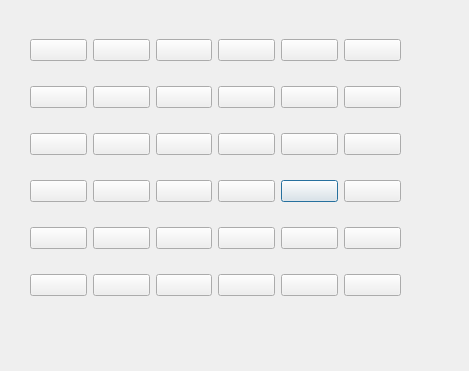
<?xml version="1.0" encoding="UTF-8"?>
<ui version="4.0">
 <class>Dialog</class>
 <widget class="QDialog" name="Dialog">
  <property name="geometry">
   <rect>
    <x>0</x>
    <y>0</y>
    <width>469</width>
    <height>371</height>
   </rect>
  </property>
  <property name="windowTitle">
   <string>选择表情</string>
  </property>
  <widget class="QWidget" name="gridLayoutWidget">
   <property name="geometry">
    <rect>
     <x>30</x>
     <y>20</y>
     <width>371</width>
     <height>301</height>
    </rect>
   </property>
   <layout class="QGridLayout" name="gridLayout_2">
    <item row="4" column="4">
     <widget class="QPushButton" name="pushButton_23">
      <property name="text">
       <string/>
      </property>
      <property name="icon">
       <iconset>
        <normaloff>expression/23.png</normaloff>expression/23.png</iconset>
      </property>
     </widget>
    </item>
    <item row="4" column="3">
     <widget class="QPushButton" name="pushButton_22">
      <property name="text">
       <string/>
      </property>
      <property name="icon">
       <iconset>
        <normaloff>expression/22.png</normaloff>expression/22.png</iconset>
      </property>
     </widget>
    </item>
    <item row="4" column="2">
     <widget class="QPushButton" name="pushButton_21">
      <property name="text">
       <string/>
      </property>
      <property name="icon">
       <iconset>
        <normaloff>expression/21.png</normaloff>expression/21.png</iconset>
      </property>
     </widget>
    </item>
    <item row="6" column="0">
     <widget class="QPushButton" name="pushButton_31">
      <property name="text">
       <string/>
      </property>
      <property name="icon">
       <iconset>
        <normaloff>expression/31.png</normaloff>expression/31.png</iconset>
      </property>
     </widget>
    </item>
    <item row="5" column="0">
     <widget class="QPushButton" name="pushButton_25">
      <property name="text">
       <string/>
      </property>
      <property name="icon">
       <iconset>
        <normaloff>expression/25.png</normaloff>expression/25.png</iconset>
      </property>
     </widget>
    </item>
    <item row="3" column="0">
     <widget class="QPushButton" name="pushButton_13">
      <property name="text">
       <string/>
      </property>
      <property name="icon">
       <iconset>
        <normaloff>expression/13.png</normaloff>expression/13.png</iconset>
      </property>
     </widget>
    </item>
    <item row="5" column="1">
     <widget class="QPushButton" name="pushButton_26">
      <property name="text">
       <string/>
      </property>
      <property name="icon">
       <iconset>
        <normaloff>expression/26.png</normaloff>expression/26.png</iconset>
      </property>
     </widget>
    </item>
    <item row="5" column="3">
     <widget class="QPushButton" name="pushButton_28">
      <property name="text">
       <string/>
      </property>
      <property name="icon">
       <iconset>
        <normaloff>expression/28.png</normaloff>expression/28.png</iconset>
      </property>
     </widget>
    </item>
    <item row="2" column="5">
     <widget class="QPushButton" name="pushButton_12">
      <property name="text">
       <string/>
      </property>
      <property name="icon">
       <iconset>
        <normaloff>expression/12.png</normaloff>expression/12.png</iconset>
      </property>
     </widget>
    </item>
    <item row="2" column="2">
     <widget class="QPushButton" name="pushButton_09">
      <property name="text">
       <string/>
      </property>
      <property name="icon">
       <iconset>
        <normaloff>expression/09.png</normaloff>expression/09.png</iconset>
      </property>
     </widget>
    </item>
    <item row="5" column="2">
     <widget class="QPushButton" name="pushButton_27">
      <property name="text">
       <string/>
      </property>
      <property name="icon">
       <iconset>
        <normaloff>expression/27.png</normaloff>expression/27.png</iconset>
      </property>
     </widget>
    </item>
    <item row="2" column="1">
     <widget class="QPushButton" name="pushButton_08">
      <property name="text">
       <string/>
      </property>
      <property name="icon">
       <iconset>
        <normaloff>expression/08.png</normaloff>expression/08.png</iconset>
      </property>
     </widget>
    </item>
    <item row="3" column="1">
     <widget class="QPushButton" name="pushButton_14">
      <property name="text">
       <string/>
      </property>
      <property name="icon">
       <iconset>
        <normaloff>expression/14.png</normaloff>expression/14.png</iconset>
      </property>
     </widget>
    </item>
    <item row="3" column="5">
     <widget class="QPushButton" name="pushButton_18">
      <property name="text">
       <string/>
      </property>
      <property name="icon">
       <iconset>
        <normaloff>expression/18.png</normaloff>expression/18.png</iconset>
      </property>
     </widget>
    </item>
    <item row="3" column="4">
     <widget class="QPushButton" name="pushButton_17">
      <property name="text">
       <string/>
      </property>
      <property name="icon">
       <iconset>
        <normaloff>expression/17.png</normaloff>expression/17.png</iconset>
      </property>
     </widget>
    </item>
    <item row="2" column="3">
     <widget class="QPushButton" name="pushButton_10">
      <property name="text">
       <string/>
      </property>
      <property name="icon">
       <iconset>
        <normaloff>expression/10.png</normaloff>expression/10.png</iconset>
      </property>
     </widget>
    </item>
    <item row="4" column="1">
     <widget class="QPushButton" name="pushButton_20">
      <property name="text">
       <string/>
      </property>
      <property name="icon">
       <iconset>
        <normaloff>expression/20.png</normaloff>expression/20.png</iconset>
      </property>
     </widget>
    </item>
    <item row="4" column="0">
     <widget class="QPushButton" name="pushButton_19">
      <property name="text">
       <string/>
      </property>
      <property name="icon">
       <iconset>
        <normaloff>expression/19.png</normaloff>expression/19.png</iconset>
      </property>
     </widget>
    </item>
    <item row="1" column="1">
     <widget class="QPushButton" name="pushButton_02">
      <property name="text">
       <string/>
      </property>
      <property name="icon">
       <iconset>
        <normaloff>expression/02.png</normaloff>expression/02.png</iconset>
      </property>
     </widget>
    </item>
    <item row="1" column="2">
     <widget class="QPushButton" name="pushButton_03">
      <property name="text">
       <string/>
      </property>
      <property name="icon">
       <iconset>
        <normaloff>expression/03.png</normaloff>expression/03.png</iconset>
      </property>
     </widget>
    </item>
    <item row="2" column="0">
     <widget class="QPushButton" name="pushButton_07">
      <property name="text">
       <string/>
      </property>
      <property name="icon">
       <iconset>
        <normaloff>expression/07.png</normaloff>expression/07.png</iconset>
      </property>
     </widget>
    </item>
    <item row="1" column="5">
     <widget class="QPushButton" name="pushButton_06">
      <property name="text">
       <string/>
      </property>
      <property name="icon">
       <iconset>
        <normaloff>expression/06.png</normaloff>expression/06.png</iconset>
      </property>
     </widget>
    </item>
    <item row="1" column="3">
     <widget class="QPushButton" name="pushButton_04">
      <property name="text">
       <string/>
      </property>
      <property name="icon">
       <iconset>
        <normaloff>expression/04.png</normaloff>expression/04.png</iconset>
      </property>
     </widget>
    </item>
    <item row="1" column="4">
     <widget class="QPushButton" name="pushButton_05">
      <property name="text">
       <string/>
      </property>
      <property name="icon">
       <iconset>
        <normaloff>expression/05.png</normaloff>expression/05.png</iconset>
      </property>
     </widget>
    </item>
    <item row="4" column="5">
     <widget class="QPushButton" name="pushButton_24">
      <property name="text">
       <string/>
      </property>
      <property name="icon">
       <iconset>
        <normaloff>expression/24.png</normaloff>expression/24.png</iconset>
      </property>
     </widget>
    </item>
    <item row="3" column="2">
     <widget class="QPushButton" name="pushButton_15">
      <property name="text">
       <string/>
      </property>
      <property name="icon">
       <iconset>
        <normaloff>expression/15.png</normaloff>expression/15.png</iconset>
      </property>
     </widget>
    </item>
    <item row="2" column="4">
     <widget class="QPushButton" name="pushButton_11">
      <property name="text">
       <string/>
      </property>
      <property name="icon">
       <iconset>
        <normaloff>expression/11.png</normaloff>expression/11.png</iconset>
      </property>
     </widget>
    </item>
    <item row="3" column="3">
     <widget class="QPushButton" name="pushButton_16">
      <property name="text">
       <string/>
      </property>
      <property name="icon">
       <iconset>
        <normaloff>expression/16.png</normaloff>expression/16.png</iconset>
      </property>
     </widget>
    </item>
    <item row="5" column="5">
     <widget class="QPushButton" name="pushButton_30">
      <property name="text">
       <string/>
      </property>
      <property name="icon">
       <iconset>
        <normaloff>expression/30.png</normaloff>expression/30.png</iconset>
      </property>
     </widget>
    </item>
    <item row="6" column="1">
     <widget class="QPushButton" name="pushButton_32">
      <property name="text">
       <string/>
      </property>
      <property name="icon">
       <iconset>
        <normaloff>expression/32.png</normaloff>expression/32.png</iconset>
      </property>
     </widget>
    </item>
    <item row="5" column="4">
     <widget class="QPushButton" name="pushButton_29">
      <property name="text">
       <string/>
      </property>
      <property name="icon">
       <iconset>
        <normaloff>expression/29.png</normaloff>expression/29.png</iconset>
      </property>
     </widget>
    </item>
    <item row="6" column="2">
     <widget class="QPushButton" name="pushButton_33">
      <property name="text">
       <string/>
      </property>
      <property name="icon">
       <iconset>
        <normaloff>expression/33.png</normaloff>expression/33.png</iconset>
      </property>
     </widget>
    </item>
    <item row="6" column="5">
     <widget class="QPushButton" name="pushButton_36">
      <property name="text">
       <string/>
      </property>
      <property name="icon">
       <iconset>
        <normaloff>expression/36.png</normaloff>expression/36.png</iconset>
      </property>
     </widget>
    </item>
    <item row="6" column="4">
     <widget class="QPushButton" name="pushButton_35">
      <property name="text">
       <string/>
      </property>
      <property name="icon">
       <iconset>
        <normaloff>expression/35.png</normaloff>expression/35.png</iconset>
      </property>
     </widget>
    </item>
    <item row="6" column="3">
     <widget class="QPushButton" name="pushButton_34">
      <property name="text">
       <string/>
      </property>
      <property name="icon">
       <iconset>
        <normaloff>expression/34.png</normaloff>expression/34.png</iconset>
      </property>
     </widget>
    </item>
    <item row="1" column="0">
     <widget class="QPushButton" name="pushButton_01">
      <property name="text">
       <string/>
      </property>
      <property name="icon">
       <iconset>
        <normaloff>expression/01.png</normaloff>expression/01.png</iconset>
      </property>
     </widget>
    </item>
   </layout>
  </widget>
 </widget>
 <resources/>
 <connections/>
</ui>
